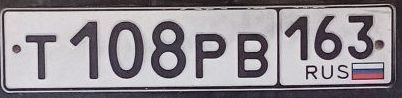
#> input picture cars/1.jpg, 402 x 98 px, given in place of the camera
$ python webcam.py
#> lines starting #> are read from the running program, lines starting #| are printed output that depends on the picture
import cv2
import pytesseract
import re

print("start")

# Обрезать изображение
def carplate_extract(image, carplate_haar_cascade):
    carplate_rects = carplate_haar_cascade.detectMultiScale(image, scaleFactor=1.1, minNeighbors=5)
    carplate_img = image

    for x, y, w, h in carplate_rects:
        # carplate_img = image[y+15:y+h-10, x+15:x+w-20]
        carplate_img = image[y:y+h, x:x+w]

    return carplate_img

def carplate_rectangle(image, carplate_haar_cascade):
    carplate_rects = carplate_haar_cascade.detectMultiScale(image, scaleFactor=1.1, minNeighbors=5)
    carplate_img = image

    for x, y, w, h in carplate_rects:
        font = cv2.FONT_HERSHEY_SIMPLEX
        carplate_img = cv2.putText(carplate_img,'HOMEP',(x-50,y-10), font, 1,(255,255,255),2,cv2.LINE_AA)
        carplate_img = cv2.rectangle(carplate_img,(x,y),(x+w,y+h),(0,255,0),1)
        # carplate_img = image[y+15:y+h-10, x+15:x+w-20]

    return carplate_img

def enlarge_img(image, scale_percent):
    width = int(image.shape[1] * scale_percent / 100)
    height = int(image.shape[0] * scale_percent / 100)
    dim = (width, height)
    resized_image = cv2.resize(image, dim, interpolation = cv2.INTER_AREA)

    return resized_image

def catchText(carplate_img_rgb, carplate_haar_cascade):
    carplate_extract_img = carplate_extract(carplate_img_rgb, carplate_haar_cascade)
    carplate_extract_img = enlarge_img(carplate_extract_img, 150)

    carplate_extract_img_gray = cv2.cvtColor(carplate_extract_img, cv2.COLOR_RGB2GRAY)

    plate = pytesseract.image_to_string(
        carplate_extract_img_gray,
        config='--psm 6 --oem 3 -c tessedit_char_whitelist=ABCEHKMOPTXYZ0123456789')
    cv2.imshow('gray', carplate_extract_img_gray)

    if (bool(re.search(r'^[A-Z]{0,1}\s{0,}\d{3,4}\s{0,}[A-Z]{0,2}\s{0,}\d{2,4}$', plate))):
        print('Номер авто: ', plate
        )

vid = cv2.VideoCapture(0, cv2.CAP_DSHOW)
carplate_haar_cascade = cv2.CascadeClassifier("C:\\Projects\\python\\CAR_PLATE_DETECTED\\haar_cascades\\haarcascade_licence_plate_rus_16stages.xml")
while(True):


    ret, frame = vid.read()
#> frame is the input picture: shape (98, 402, 3); mean B, G, R 147, 141.1, 146.9
    carplate_extract_img = carplate_rectangle(frame, carplate_haar_cascade)
#> in carplate_rectangle, `carplate_rects = carplate_haar_cascade.detectMultiScale(image, scaleFa..`: carplate_rects = ()

    catchText(frame, carplate_haar_cascade)
#> in enlarge_img, `resized_image = cv2.resize(image, dim, interpolation = cv2.INTER_AREA)`:
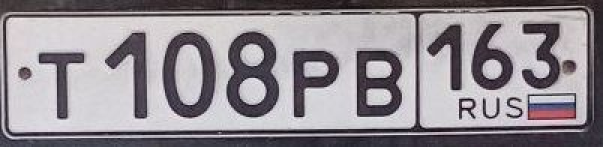
#> resized_image: shape (147, 603, 3); mean B, G, R 147.2, 141.2, 147
#> (the call stopped at in catchText, `plate = pytesseract.image_to_string( carplate_extract_img_gray, config..`: pytesseract is not available in this run)
    cv2.imshow('carplate_extract_img', carplate_extract_img)


    if cv2.waitKey(1) & 0xFF == ord('q'):
#> (key q is pressed here)
        break


vid.release()

cv2.destroyAllWindows()
